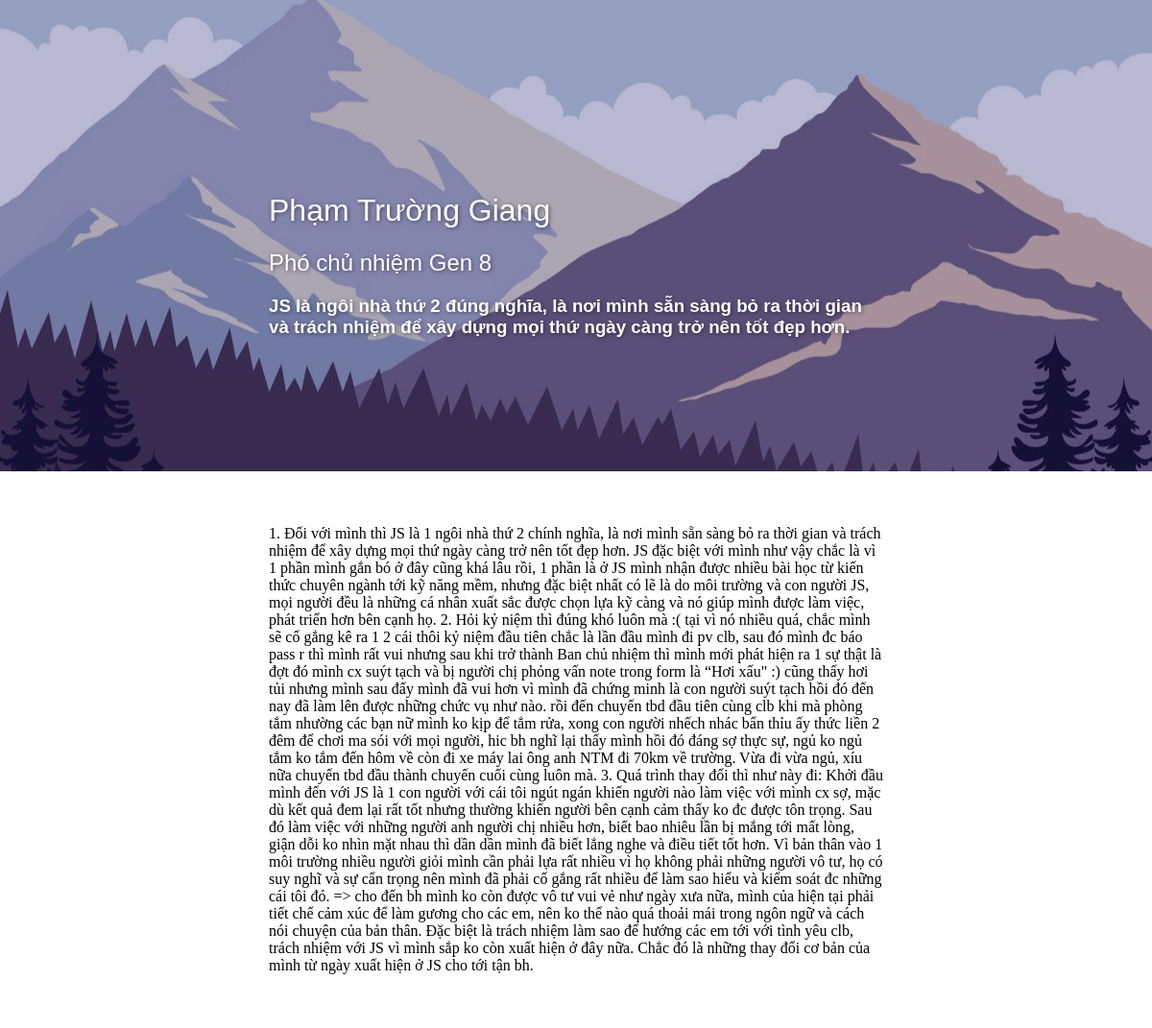
Page /blog/view?id=3 on the committed database.
### blog/models/Blog.py (models this page shows)
class Blog(db.Model):
	id = db.Column(db.Integer, primary_key=True)
	content = db.Column(db.String)
	owner = db.Column(db.String)
	subtitle = db.Column(db.String)
	role = db.Column(db.String)
	date = db.Column(db.DateTime)
	image = db.Column(db.String)

### blog/views.py (the view)
@blog.route('/view')
def view_blog():
	id = request.args.get('id', None)
	if id is None:
		return redirect(url_for('homepage.index'))
	blog = BlogController.get_blog_by_id(id)
	return render_template('blog.html', blog=blog)

### blog/models/Blog.py (called while the page is built)
	@staticmethod
	def get_blog_by_id(id):
		return Blog.query.filter_by(id=id).first()

### templates/blog.html (shortened to what this page needs)
<!DOCTYPE html>
<html lang="en">
<head>
	<link rel="stylesheet" href="/static/css/blog.css">
</head>
<body>
	<div class="sample-header">
		<div class="sample-header-section">
			<h1>{{ blog.owner }}</h1>
			<h2>{{ blog.role }}</h2>
			{% if blog.subtitle is not none %}
				<h3>{{ blog.subtitle }}</h3>
			{% endif %}
		</div>
	</div>
	<div class="sample-section-wrap">
		<div class="sample-section">
			<div>
				{{ blog.content|safe }}
			</div>
		</div>
	</div>
</body>
</html>

### static/css/blog.css (style rules this page uses)
body { margin: 0; }
.sample-header { position: fixed; left: 0; top: 0; width: 100%; background-image: url("/static/img/sample-bg.jpg"); background-position: center; background-size: cover; background-repeat: no-repeat; }
.sample-header::before { content: ""; position: absolute; top: 0; right: 0; bottom: 0; left: 0; background-color: MidnightBlue; opacity: 0.3; }
.sample-header-section { position: relative; padding: 15% 0 10%; max-width: 640px; margin-left: auto; margin-right: auto; color: white; text-shadow: 1px 1px 4px rgba(0, 0, 0, 0.5); font-family: "Montserrat", sans-serif; }
h1 { font-weight: 500; }
h2 { font-weight: 400; }
.sample-section-wrap { position: relative; background-color: white; }
.sample-section { position: relative; max-width: 640px; margin-left: auto; margin-right: auto; padding: 40px; }

### rows in the picture
Blog: owner "Phạm Trường Giang", role "Phó chủ nhiệm Gen 8", subtitle "JS là ngôi nhà thứ 2 đúng nghĩa, là nơi mình sẵn sàng bỏ ra thời gian và trách nhiệm để xây dựng mọi thứ ngày càng trở nên tốt đẹp hơn.", content "1. Đối với mình thì JS là 1 ngôi nhà thứ 2 chính nghĩa, là nơi mình sẵn sàng bỏ ra thời gian và trách nhiệm để xây dựng mọi thứ ngày càng trở nên tốt đẹp hơn. JS đặc biệt với mình như vậy chắc là vì 1 phần mình gắn bó ở đây cũng khá lâu rồi, 1 phần là ở JS mình nhận được nhiều bài học từ kiến thức chuyên ngành tới kỹ năng mềm, nhưng đặc biệt nhất có lẽ là do môi trường và con người JS, mọi người đều là những cá nhân xuất sắc được chọn lựa kỹ càng và nó giúp mình được làm việc, phát triển hơn bên cạnh họ. 2. Hỏi kỷ niệm thì đúng khó luôn mà :( tại vì nó nhiều quá, chắc mình sẽ cố gắng kê ra 1 2 cái thôi kỷ niệm đầu tiên chắc là lần đầu mình đi pv clb, sau đó mình đc báo pass r thì mình rất…"
